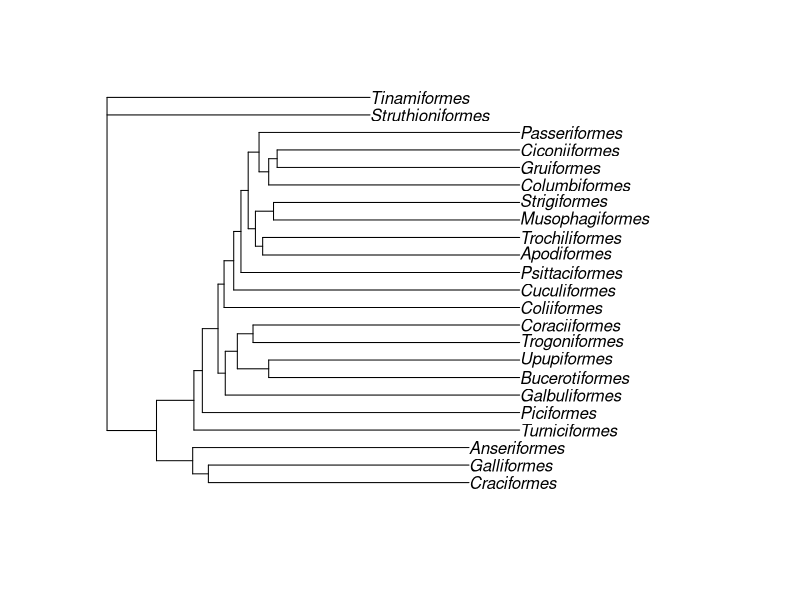
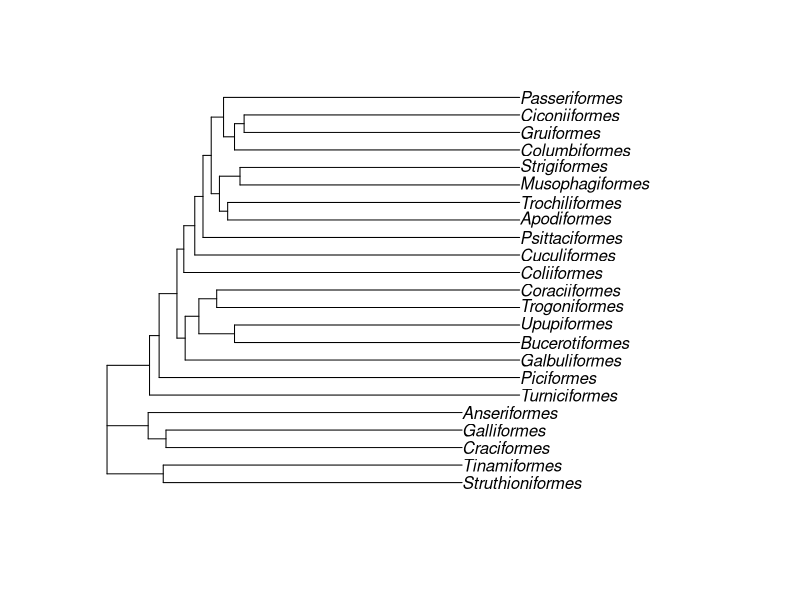

Here is the R script that generated these plots, in order:
library(ape)


### Name: root
### Title: Roots Phylogenetic Trees
### Aliases: root root.phylo root.multiPhylo unroot unroot.phylo
###   unroot.multiPhylo is.rooted is.rooted.phylo is.rooted.multiPhylo
### Keywords: manip

### ** Examples

data(bird.orders)
plot(root(bird.orders, 1))
plot(root(bird.orders, 1:5))

tr <- root(bird.orders, 1)
is.rooted(bird.orders) # yes
is.rooted(tr)          # no
### This is because the tree has been unrooted first before rerooting.
### You can delete the outgroup...
is.rooted(drop.tip(tr, "Struthioniformes"))
### ... or resolve the basal trichotomy in two ways:
is.rooted(multi2di(tr))
is.rooted(root(bird.orders, 1, r = TRUE))
### To keep the basal trichotomy but forcing the tree as rooted:
tr$root.edge <- 0
is.rooted(tr)

x <- setNames(rmtree(10, 10), LETTERS[1:10])
is.rooted(x)
